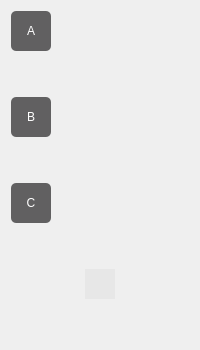
              <widget class="QFrame" name="frame_2">
               <property name="styleSheet">
                <string notr="true">border:none;</string>
               </property>
               <property name="frameShape">
                <enum>QFrame::StyledPanel</enum>
               </property>
               <property name="frameShadow">
                <enum>QFrame::Raised</enum>
               </property>
               <layout class="QHBoxLayout" name="horizontalLayout_22">
                <item>
                 <layout class="QVBoxLayout" name="verticalLayout_4">
                  <item>
                   <layout class="QVBoxLayout" name="verticalLayout_2">
                    <item>
                     <layout class="QVBoxLayout" name="verticalLayout_3">
                      <item>
                       <widget class="QPushButton" name="pushButton_id">
                        <property name="minimumSize">
                         <size>
                          <width>40</width>
                          <height>40</height>
                         </size>
                        </property>
                        <property name="maximumSize">
                         <size>
                          <width>40</width>
                          <height>40</height>
                         </size>
                        </property>
                        <property name="styleSheet">
                         <string notr="true">border-radius:5px;
color: rgb(255, 255, 255);
font: 16pt &quot;Titillium Web&quot;;
background-color: rgb(97, 96, 97);
border:none;</string>
                        </property>
                        <property name="text">
                         <string>A</string>
                        </property>
                       </widget>
                      </item>
                      <item>
                       <spacer name="verticalSpacer_2">
                        <property name="orientation">
                         <enum>Qt::Vertical</enum>
                        </property>
                        <property name="sizeType">
                         <enum>QSizePolicy::Fixed</enum>
                        </property>
                        <property name="sizeHint" stdset="0">
                         <size>
                          <width>20</width>
                          <height>40</height>
                         </size>
                        </property>
                       </spacer>
                      </item>
                      <item>
                       <widget class="QPushButton" name="pushButton_id2">
                        <property name="minimumSize">
                         <size>
                          <width>40</width>
                          <height>40</height>
                         </size>
                        </property>
                        <property name="maximumSize">
                         <size>
                          <width>40</width>
                          <height>40</height>
                         </size>
                        </property>
                        <property name="styleSheet">
                         <string notr="true">border-radius:5px;
color: rgb(255, 255, 255);
font: 16pt &quot;Titillium Web&quot;;
background-color: rgb(97, 96, 97);
border:none;</string>
                        </property>
                        <property name="text">
                         <string>B</string>
                        </property>
                       </widget>
                      </item>
                      <item>
                       <spacer name="verticalSpacer_3">
                        <property name="orientation">
                         <enum>Qt::Vertical</enum>
                        </property>
                        <property name="sizeType">
                         <enum>QSizePolicy::Fixed</enum>
                        </property>
                        <property name="sizeHint" stdset="0">
                         <size>
                          <width>20</width>
                          <height>40</height>
                         </size>
                        </property>
                       </spacer>
                      </item>
                      <item>
                       <widget class="QPushButton" name="pushButton_id3">
                        <property name="minimumSize">
                         <size>
                          <width>40</width>
                          <height>40</height>
                         </size>
                        </property>
                        <property name="maximumSize">
                         <size>
                          <width>40</width>
                          <height>40</height>
                         </size>
                        </property>
                        <property name="styleSheet">
                         <string notr="true">border-radius:5px;
color: rgb(255, 255, 255);
font: 16pt &quot;Titillium Web&quot;;
background-color: rgb(97, 96, 97);
border:none;</string>
                        </property>
                        <property name="text">
                         <string>C</string>
                        </property>
                       </widget>
                      </item>
                      <item>
                       <spacer name="verticalSpacer_4">
                        <property name="orientation">
                         <enum>Qt::Vertical</enum>
                        </property>
                        <property name="sizeType">
                         <enum>QSizePolicy::Fixed</enum>
                        </property>
                        <property name="sizeHint" stdset="0">
                         <size>
                          <width>20</width>
                          <height>40</height>
                         </size>
                        </property>
                       </spacer>
                      </item>
                     </layout>
                    </item>
                    <item>
                     <layout class="QHBoxLayout" name="horizontalLayout_10">
                      <item>
                       <spacer name="horizontalSpacer_9">
                        <property name="orientation">
                         <enum>Qt::Horizontal</enum>
                        </property>
                        <property name="sizeHint" stdset="0">
                         <size>
                          <width>13</width>
                          <height>20</height>
                         </size>
                        </property>
                       </spacer>
                      </item>
                      <item>
                       <widget class="QPushButton" name="pushButton_4">
                        <property name="minimumSize">
                         <size>
                          <width>30</width>
                          <height>30</height>
                         </size>
                        </property>
                        <property name="maximumSize">
                         <size>
                          <width>30</width>
                          <height>30</height>
                         </size>
                        </property>
                        <property name="styleSheet">
                         <string notr="true">background-color: rgba(213, 213, 213,0.3);
image: url(:/new/prefix1/resources/plus.png);

border:none;</string>
                        </property>
                        <property name="text">
                         <string/>
                        </property>
                       </widget>
                      </item>
                      <item>
                       <spacer name="horizontalSpacer_10">
                        <property name="orientation">
                         <enum>Qt::Horizontal</enum>
                        </property>
                        <property name="sizeHint" stdset="0">
                         <size>
                          <width>13</width>
                          <height>20</height>
                         </size>
                        </property>
                       </spacer>
                      </item>
                     </layout>
                    </item>
                   </layout>
                  </item>
                  <item>
                   <spacer name="verticalSpacer">
                    <property name="orientation">
                     <enum>Qt::Vertical</enum>
                    </property>
                    <property name="sizeHint" stdset="0">
                     <size>
                      <width>20</width>
                      <height>40</height>
                     </size>
                    </property>
                   </spacer>
                  </item>
                 </layout>
                </item>
               </layout>
              </widget>
